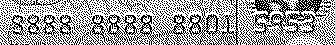
#> input picture installation_process/PIL/11.png, 335 x 45 px
$ python pixel.py
#> lines starting #> are read from the running program, lines starting #| are printed output that depends on the picture; after the words box and inside, x2 and y2 are one past the last pixel; in counts of white or black regions, pixels touching at a corner belong together
from PIL import Image


class Pixel():
    def __init__(self, fp):
#> called with fp = '11.png'
        self.img = Image.open(fp)
#> self.img is the input picture: PIL image 335x45 RGB; 61.4% white; black in thin lines or dots

    def img_to_gray(self):
        self.img = self.img.convert('1')  # convert image to black and white

    def save(self, fp):
        self.img.save(fp)

    def judge_number(self):
        return len(self.img.getpixel((0, 0)))

    def print_pixel(self):
        x, y = self.img.size
        for i in range(x):
            for j in range(y):
                print((x, y), ">>>", self.img.getpixel((i, j)))

    def modify_pixel(self, x, y, rgb_tuple):
        self.img.putpixel((x, y), rgb_tuple)

    def noise_reduction(self, r1, r2, g1, g2, b1, b2):
#> called with r1 = 200, r2 = 255, g1 = 200, g2 = 255, b1 = 200, b2 = 255
        x, y = self.img.size
#> x = 335; y = 45
        for i in range(x):
            for j in range(y):
                rgb_list = self.img.getpixel((i, j))
                R = rgb_list[0]
                G = rgb_list[1]
                B = rgb_list[2]
                # self.scope_judge_modify(i, j)
                self.xx(i, j)
#> this loop made 335 passes
                # [9 lines of commented-out code are left out]


    def scope_judge_modify(self, x, y):
        if x <2 or y<2:
            self.modify_pixel(x, y, (255, 255, 255))
            return
        if x>=self.img.size[0]-1 or y>=self.img.size[1]-1:
            self.modify_pixel(x, y, (255, 255, 255))
            return
        r, g, b = self.img.getpixel((x, y))
        if r==g==b==255:
            return

        r, g, b = self.img.getpixel((x+1, y))
        if r == g == b == 0:
            return

        r, g, b = self.img.getpixel((x-1, y))
        if r == g == b == 0:
            return

        r, g, b = self.img.getpixel((x, y+1))
        if r == g == b == 0:
            return

        r, g, b = self.img.getpixel((x, y-1))
        if r == g == b == 0:
            return

        print(x, y, self.img.getpixel((x, y)))
        self.modify_pixel(x, y, (255, 255, 255))

    def xx(self, a, b):
        n_list = []
        old_list = []
        xx = 0
        yy = 0
        print(">>> ", a, b)
        def hs(x, y):
            if [x, y] in old_list:
                return
            old_list.append([x, y])
            # print(x, y)
            # global n
            if len(set(n_list))>4:
                return
            if x <2 or y<2:
                self.modify_pixel(x, y, (255, 255, 255))
                return
            if x>=self.img.size[0]-1 or y>=self.img.size[1]-1:
                self.modify_pixel(x, y, (255, 255, 255))
                return
            # print(x, y)
            r, g, b = self.img.getpixel((x, y))
            if r==g==b==0:
                n_list.append((x, y))
                hs(x+xx, y+yy)
                hs(x-xx, y-yy)
            else:
                return 0
        xx = 1
        hs(a, b)
        xx = 0; yy=1
        old_list.remove([a, b])
        hs(a, b)
        if 0 < len(set(n_list)) <=2:
            print("x:", a, b, set(n_list))
            self.modify_pixel(a, b, (255, 255, 255))
        print("old:", old_list)
        print("<<< ", a, b, set(n_list))


if __name__ == '__main__':
    p = Pixel("11.png")
    # p.print_pixel()
    p.noise_reduction(200, 255, 200, 255, 200, 255)
    p.save("3.png")
#> in save, `self.img.save(fp)`:
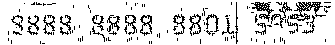
#> saved as 3.png: PIL image 335x45 RGB; 86% white; black in thin lines or dots, all inside (x1, y1, x2, y2) = (8, 2, 331, 44)


# [49 lines of commented-out code are left out]
